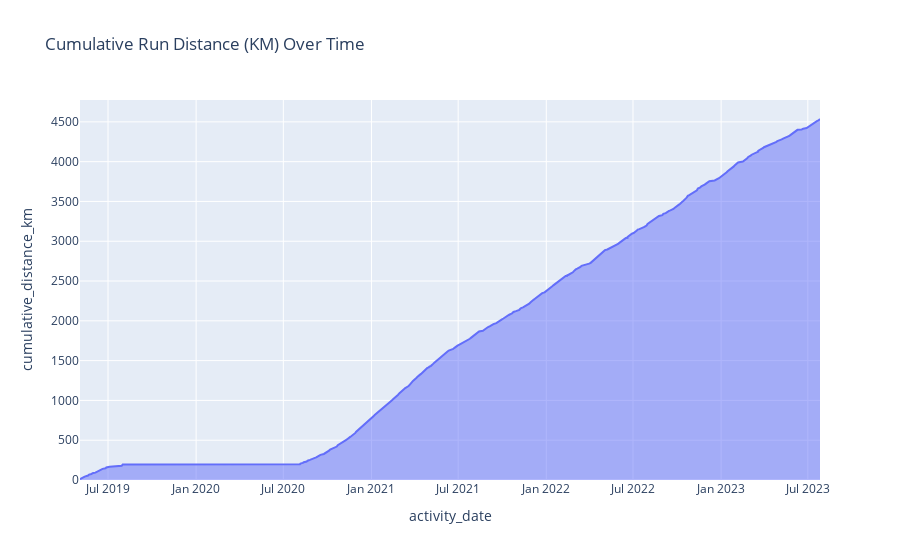

This figure's notebook cell:
### Code cell
runs_df['cumulative_distance_km'] = runs_df['distance_km'].cumsum()

fig = px.area(runs_df, x='activity_date', y='cumulative_distance_km', title='Cumulative Run Distance (KM) Over Time')
fig.show()

### Figure 1 — Plotly figure (JSON) as saved in the notebook; plotly's stock layout.template omitted (floating-point values rounded to 4 significant figures; data arrays with more than 128 entries replaced by an {"elided": "..."} marker saying what was removed)
{"data": [{"fillpattern": {"shape": ""}, "hovertemplate": "activity_date=%{x}<br>cumulative_distance_km=%{y}<extra></extra>", "legendgroup": "", "line": {"color": "#636efa"}, "marker": {"symbol": "circle"}, "mode": "lines", "name": "", "orientation": "v", "showlegend": false, "stackgroup": "1", "type": "scatter", "x": {"elided": "423 str values"}, "xaxis": "x", "y": {"elided": "423 float values"}, "yaxis": "y"}], "layout": {"legend": {"tracegroupgap": 0}, "title": {"text": "Cumulative Run Distance (KM) Over Time"}, "xaxis": {"anchor": "y", "domain": [0, 1], "title": {"text": "activity_date"}}, "yaxis": {"anchor": "x", "domain": [0, 1], "title": {"text": "cumulative_distance_km"}}}}
